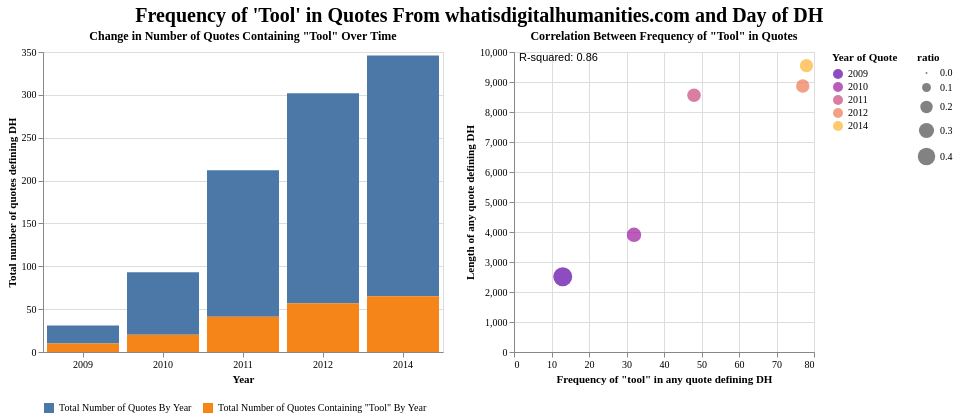

Write a Vega-Lite specification for this figure.
### Vega-Lite specification from a JSON file in a GitHub repository (floating-point values rounded to 4 significant figures)
{"config": {"view": {"continuousWidth": 300, "continuousHeight": 300}, "axis": {"labelFont": "Garamond", "titleFont": "Garamond"}, "legend": {"labelFont": "Garamond", "titleFont": "Garamond"}, "title": {"anchor": "middle", "font": "Garamond", "fontSize": 20}}, "hconcat": [{"data": {"name": "data-d73c1a5b25f830b9dcc86bf96efd1e12"}, "mark": {"type": "bar"}, "encoding": {"color": {"field": "variable", "legend": {"labelLimit": 400, "orient": "bottom", "symbolLimit": 0, "title": ""}, "type": "nominal"}, "tooltip": [{"field": "year", "title": "Year", "type": "quantitative"}, {"field": "value", "title": "Total Number of Quotes", "type": "quantitative"}, {"field": "variable", "title": "Quote Category", "type": "nominal"}, {"field": "ratio", "format": ".2f", "title": "Ratio of Quotes", "type": "quantitative"}], "x": {"axis": {"labelAngle": 0}, "field": "year", "title": "Year", "type": "ordinal"}, "y": {"field": "value", "title": "Total number of quotes defining DH", "type": "quantitative"}}, "height": 300, "title": {"text": "Change in Number of Quotes Containing \"Tool\" Over Time", "fontSize": 12}, "width": 400}, {"layer": [{"mark": {"type": "circle"}, "encoding": {"color": {"field": "year", "legend": {"title": "Year of Quote"}, "scale": {"scheme": "plasma"}, "type": "nominal"}, "size": {"field": "ratio", "type": "quantitative"}, "tooltip": [{"field": "year", "title": "Year", "type": "quantitative"}, {"field": "tool_frequency", "title": "Frequency of Tool in Quote", "type": "quantitative"}, {"field": "quote_length", "title": "Quote Length", "type": "quantitative"}, {"field": "scaled_tool_frequency", "format": ".2f", "title": "Scaled Frequency of Tool in Quote", "type": "quantitative"}], "x": {"axis": {"title": "Frequency of \"tool\" in any quote defining DH"}, "field": "tool_frequency", "type": "quantitative"}, "y": {"axis": {"title": "Length of any quote defining DH"}, "field": "quote_length", "type": "quantitative"}}, "title": {"text": "Correlation Between Frequency of \"Tool\" in Quotes", "fontSize": 12}}, {"mark": {"type": "line", "color": "red"}, "encoding": {"color": {"legend": null}, "size": {"field": "ratio", "type": "quantitative"}, "tooltip": [{"field": "year", "title": "Year", "type": "quantitative"}, {"field": "tool_frequency", "title": "Frequency of Tool in Quote", "type": "quantitative"}, {"field": "quote_length", "title": "Quote Length", "type": "quantitative"}, {"field": "scaled_tool_frequency", "format": ".2f", "title": "Scaled Frequency of Tool in Quote", "type": "quantitative"}], "x": {"axis": {"title": "Frequency of \"tool\" in any quote defining DH"}, "field": "tool_frequency", "type": "quantitative"}, "y": {"axis": {"title": "Length of any quote defining DH"}, "field": "quote_length", "type": "quantitative"}}, "title": {"text": "Correlation Between Frequency of \"Tool\" in Quotes", "fontSize": 12}, "transform": [{"on": "tool_frequency", "regression": "quote_length", "method": "linear"}]}, {"data": {"name": "data-632f61fef1e2fccc41daf02461a934b2"}, "mark": {"type": "text", "align": "left", "baseline": "top", "color": "black", "dx": 5, "text": "R-squared: 0.86"}, "encoding": {"x": {"value": 0}, "y": {"value": 0}}}], "data": {"name": "data-201de5f76502d8bc9c8ef28a63b73639"}, "width": 300}], "resolve": {"scale": {"color": "independent", "y": "independent"}}, "title": "Frequency of 'Tool' in Quotes From whatisdigitalhumanities.com and Day of DH", "$schema": "https://vega.github.io/schema/vega-lite/v5.15.1.json", "datasets": {"data-d73c1a5b25f830b9dcc86bf96efd1e12": [{"year": 2009, "ratio": 0.4762, "variable": "Total Number of Quotes By Year", "value": 21}, {"year": 2010, "ratio": 0.274, "variable": "Total Number of Quotes By Year", "value": 73}, {"year": 2011, "ratio": 0.2398, "variable": "Total Number of Quotes By Year", "value": 171}, {"year": 2012, "ratio": 0.2327, "variable": "Total Number of Quotes By Year", "value": 245}, {"year": 2014, "ratio": 0.2313, "variable": "Total Number of Quotes By Year", "value": 281}, {"year": 2009, "ratio": 0.4762, "variable": "Total Number of Quotes Containing \"Tool\" By Year", "value": 10}, {"year": 2010, "ratio": 0.274, "variable": "Total Number of Quotes Containing \"Tool\" By Year", "value": 20}, {"year": 2011, "ratio": 0.2398, "variable": "Total Number of Quotes Containing \"Tool\" By Year", "value": 41}, {"year": 2012, "ratio": 0.2327, "variable": "Total Number of Quotes Containing \"Tool\" By Year", "value": 57}, {"year": 2014, "ratio": 0.2313, "variable": "Total Number of Quotes Containing \"Tool\" By Year", "value": 65}], "data-201de5f76502d8bc9c8ef28a63b73639": [{"year": 2009, "total_counts": 21, "tool_counts": 10, "quote_length": 2510, "tool_frequency": 13, "scaled_tool_frequency": 0.1588, "ratio": 0.4762}, {"year": 2010, "total_counts": 73, "tool_counts": 20, "quote_length": 3908, "tool_frequency": 32, "scaled_tool_frequency": 0.6176, "ratio": 0.274}, {"year": 2011, "total_counts": 171, "tool_counts": 41, "quote_length": 8558, "tool_frequency": 48, "scaled_tool_frequency": 1.249, "ratio": 0.2398}, {"year": 2012, "total_counts": 245, "tool_counts": 57, "quote_length": 8865, "tool_frequency": 77, "scaled_tool_frequency": 2.395, "ratio": 0.2327}, {"year": 2014, "total_counts": 281, "tool_counts": 65, "quote_length": 9545, "tool_frequency": 78, "scaled_tool_frequency": 2.651, "ratio": 0.2313}], "data-632f61fef1e2fccc41daf02461a934b2": [{"x": 0, "y": 0}]}}
